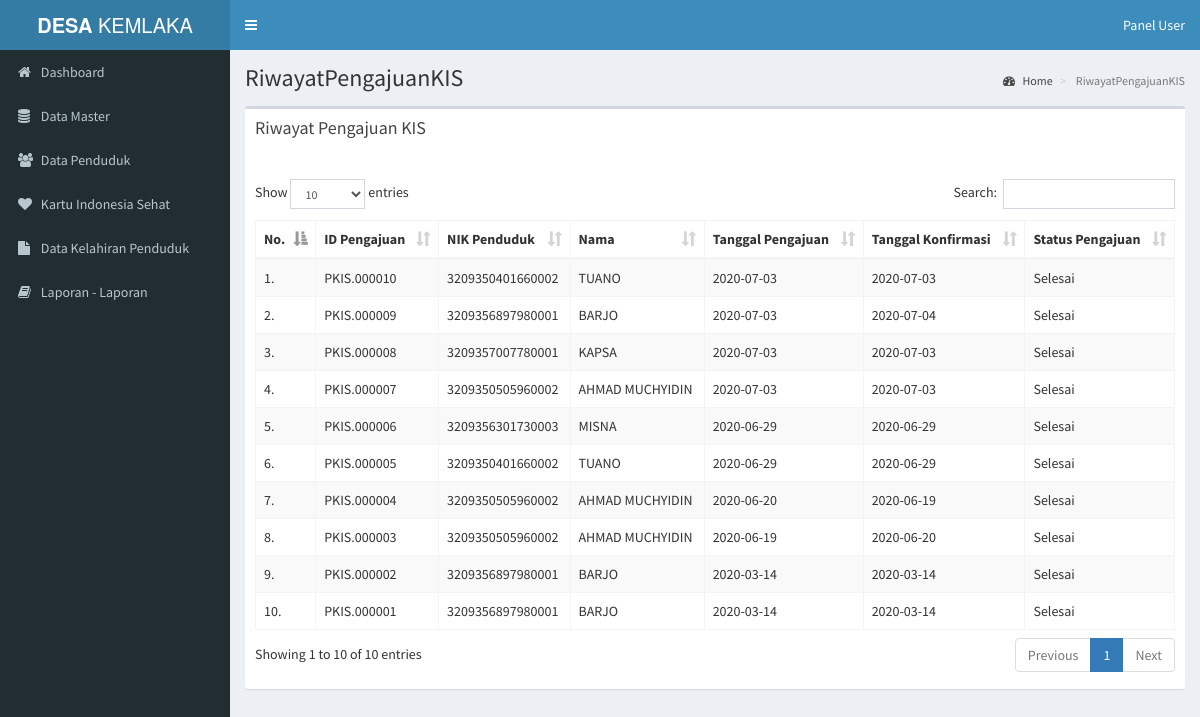
Screenshot of /pages/media.php?module=RiwayatPengajuanKIS (signed in) with the database file from the repository.
### tables this page shows
CREATE TABLE `pengajuan_kis` (
  `id_pengajuan` varchar(11) NOT NULL,
  `id_penduduk` varchar(11) NOT NULL,
  `askes` varchar(30) NOT NULL,
  `tgl_pengajuan` date NOT NULL,
  `tgl_konfirmasi` date DEFAULT NULL,
  `status` varchar(30) NOT NULL,
  `petugas` varchar(11) NOT NULL,
  `validator` varchar(11) DEFAULT NULL,
  `file_kk` varchar(255) DEFAULT NULL,
  `file_pbb` varchar(255) DEFAULT NULL,
  `file_ktp` varchar(255) DEFAULT NULL,
  `file_listrik` varchar(255) DEFAULT NULL
);

CREATE TABLE `penduduk` (
  `id_penduduk` varchar(11) NOT NULL,
  `nik` varchar(16) NOT NULL,
  `no_kk` varchar(16) DEFAULT NULL,
  `nama` varchar(50) NOT NULL,
  `tgl_lahir` date NOT NULL,
  `tmp_lahir` varchar(30) NOT NULL,
  `jenis_kelamin` varchar(20) NOT NULL,
  `gol_darah` varchar(2) DEFAULT NULL,
  `id_agama` varchar(11) NOT NULL,
  `id_pekerjaan` varchar(11) NOT NULL,
  `id_pendidikan` varchar(11) NOT NULL,
  `id_rt` varchar(11) NOT NULL,
  `status_nikah` varchar(20) NOT NULL,
  `status_tinggal` varchar(20) NOT NULL,
  `status_penduduk` varchar(15) NOT NULL
);

### pages/modul/mod_pengajuankis/riwayat_pengajuan.php (the view, shortened to what this page needs)
<?php
 if (empty($_SESSION['username']) AND empty($_SESSION['passuser'])){
  echo "<link href='style.css' rel='stylesheet' type='text/css'>
 <center>Untuk mengakses modul, Anda harus login <br>";
  echo "<a href=../../index.php><b>LOGIN</b></a></center>";
}
else{
switch($_GET[act]){
  default:
echo "
<div class='box'>
<div class='box-header'>
  <h3 class='box-title'>Riwayat Pengajuan KIS</h3> <br> <br>
</div>
<div class='box-body'>
  <table id='example1' class='table table-bordered table-striped'>
    <thead>
    <tr>
      <th>No.</th>
      <th>ID Pengajuan</th>
      <th>NIK Penduduk</th>
      <th>Nama</th>
      <th>Tanggal Pengajuan</th>
      <th>Tanggal Konfirmasi</th>
      <th>Status Pengajuan</th>
    </tr>
    </thead>
    <tbody>";
    if ($_SESSION['leveluser']!='penduduk'){
    $tampil = mysql_query("SELECT * FROM `pengajuan_kis`
                          INNER JOIN `penduduk` ON `pengajuan_kis`.`id_penduduk` = `penduduk`.`id_penduduk`
                          WHERE status='Selesai' ORDER BY id_pengajuan DESC");
    }
    elseif ($_SESSION['leveluser']=='penduduk'){
      $tampil = mysql_query("SELECT * FROM `pengajuan_kis`
                          INNER JOIN `penduduk` ON `pengajuan_kis`.`id_penduduk` = `penduduk`.`id_penduduk`
                          WHERE status='Selesai' AND id_penduduk='$_SESSION[id_penduduk]' ORDER BY id_pengajuan DESC");
    }
    $no = 1;
    while($r=mysql_fetch_array($tampil)){
    echo"
    <tr>
      <td width='5%'>$no.</td>
      <td>$r[id_pengajuan]</td>
      <td>$r[nik]</td>
      <td>$r[nama]</td>
      <td>$r[tgl_pengajuan]</td>
      <td>$r[tgl_konfirmasi]</td>
      <td>$r[status]</td>
    </tr>";
    $no++;
    }
    echo"
    </tbody>
  </table>
</div>
</div>
";
break;
}
}
?>

### rows the page displays
pengajuan_kis: id_pengajuan "PKIS.000010", id_penduduk.nik "3209350401660002", id_penduduk.nama "TUANO", tgl_pengajuan "2020-07-03", tgl_konfirmasi "2020-07-03", status "Selesai"
pengajuan_kis: id_pengajuan "PKIS.000009", id_penduduk.nik "3209356897980001", id_penduduk.nama "BARJO", tgl_pengajuan "2020-07-03", tgl_konfirmasi "2020-07-04", status "Selesai"
pengajuan_kis: id_pengajuan "PKIS.000008", id_penduduk.nik "3209357007780001", id_penduduk.nama "KAPSA", tgl_pengajuan "2020-07-03", tgl_konfirmasi "2020-07-03", status "Selesai"
pengajuan_kis: id_pengajuan "PKIS.000007", id_penduduk.nik "3209350505960002", id_penduduk.nama "AHMAD MUCHYIDIN", tgl_pengajuan "2020-07-03", tgl_konfirmasi "2020-07-03", status "Selesai"
pengajuan_kis: id_pengajuan "PKIS.000006", id_penduduk.nik "3209356301730003", id_penduduk.nama "MISNA", tgl_pengajuan "2020-06-29", tgl_konfirmasi "2020-06-29", status "Selesai"
pengajuan_kis: id_pengajuan "PKIS.000005", id_penduduk.nik "3209350401660002", id_penduduk.nama "TUANO", tgl_pengajuan "2020-06-29", tgl_konfirmasi "2020-06-29", status "Selesai"
pengajuan_kis: id_pengajuan "PKIS.000004", id_penduduk.nik "3209350505960002", id_penduduk.nama "AHMAD MUCHYIDIN", tgl_pengajuan "2020-06-20", tgl_konfirmasi "2020-06-19", status "Selesai"
pengajuan_kis: id_pengajuan "PKIS.000003", id_penduduk.nik "3209350505960002", id_penduduk.nama "AHMAD MUCHYIDIN", tgl_pengajuan "2020-06-19", tgl_konfirmasi "2020-06-20", status "Selesai"
pengajuan_kis: id_pengajuan "PKIS.000002", id_penduduk.nik "3209356897980001", id_penduduk.nama "BARJO", tgl_pengajuan "2020-03-14", tgl_konfirmasi "2020-03-14", status "Selesai"
pengajuan_kis: id_pengajuan "PKIS.000001", id_penduduk.nik "3209356897980001", id_penduduk.nama "BARJO", tgl_pengajuan "2020-03-14", tgl_konfirmasi "2020-03-14", status "Selesai"

### other values shown
$_GET[module] "RiwayatPengajuanKIS"
